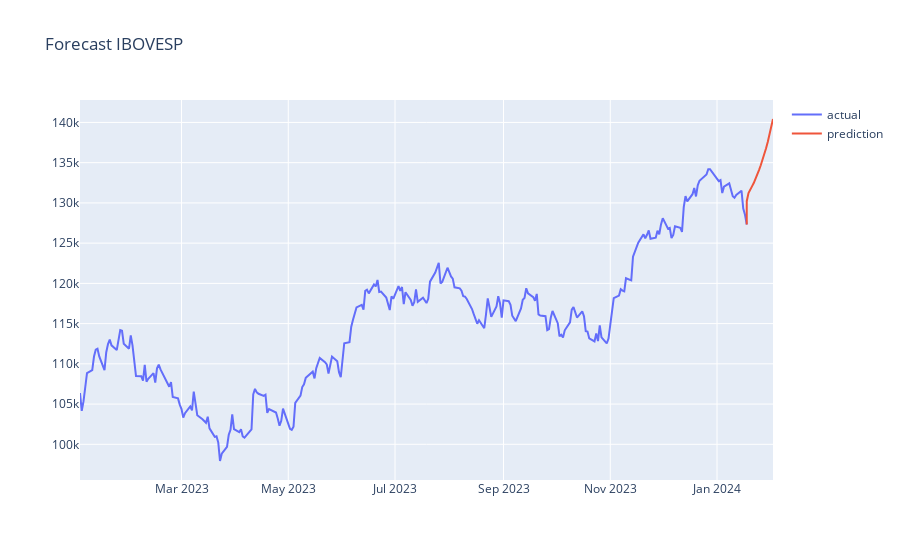

The cell this chart's notebook holds for it:
### Code cell
# Importando os dados do IBOVESP para o modelo

symbol = '^BVSP'
start_date = '2019-01-01'
end_date = '2024-01-19'

# Use a função download para obter os dados
df_ltsm = yf.download(symbol, start=start_date, end=end_date)
df_ltsm = df_ltsm.reset_index('Date')
df_ltsm['Date'] = pd.to_datetime(df_ltsm['Date'])
df_ltsm.drop(columns=['Open', 'High', 'Low', 'Volume', 'Adj Close'], inplace=True)
df_past_ltsm = df_ltsm[['Date','Close']]

df_past_ltsm.rename(columns={'Close': 'Actual'}, inplace=True)
df_past_ltsm['Date'] = pd.to_datetime(df_past_ltsm['Date'])
df_past_ltsm['Forecast'] = np.nan
df_past_ltsm['Forecast'].iloc[-1] = df_past_ltsm['Actual'].iloc[-1]

df_future_ltsm = pd.DataFrame(columns=['Date', 'Actual', 'Forecast'])
df_future_ltsm['Date'] = forecast_dates
df_future_ltsm['Forecast'] = forecast.flatten()
# Concatenando os DataFrames usando concat
frames_ltsm = [df_past_ltsm, df_future_ltsm]
results_ltsm = pd.concat(frames_ltsm, ignore_index=True).set_index('Date')

results_ltsm2023 =  results_ltsm.loc['2023-01-01':]

plot_data = [
    go.Scatter(
        x=results_ltsm2023.index,
        y=results_ltsm2023['Actual'],
        name='actual'
    ),
    go.Scatter(
        x=results_ltsm2023.index,
        y=results_ltsm2023['Forecast'],
        name='prediction'
    )
]

plot_layout = go.Layout(
        title='Forecast IBOVESP'
    )
fig = go.Figure(data=plot_data, layout=plot_layout)

fig.show()

### Figure 1 — Plotly figure (JSON) as saved in the notebook; plotly's stock layout.template omitted (floating-point values rounded to 4 significant figures; data arrays with more than 128 entries replaced by an {"elided": "..."} marker saying what was removed)
{"data": [{"name": "actual", "type": "scatter", "x": {"elided": "277 str values"}, "y": {"elided": "277 int values"}}, {"name": "prediction", "type": "scatter", "x": {"elided": "277 str values"}, "y": {"elided": "277 float values"}}], "layout": {"title": {"text": "Forecast IBOVESP"}}}
